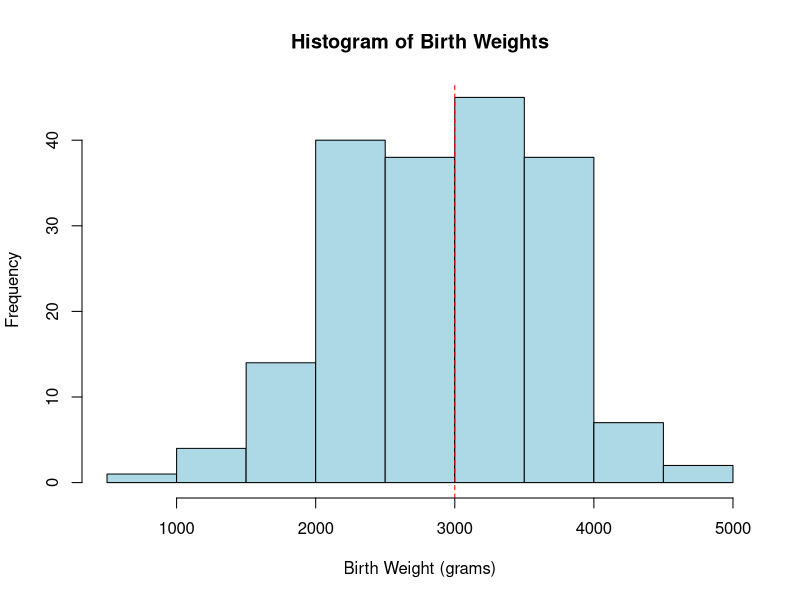

The R source for this figure:
# Author: Daniel Soden
# I declare all of this work as my own

# Importing our dataset

baby_data <- read.csv("project_data_2025.csv")

# Question 1: Hypothesis test for mean birth weight

q1_mean <- mean(baby_data$bwt) # Mean body weight of sample 
q1_sd_sample <- sd(baby_data$bwt) # Standard deviation of sample
n <- length(baby_data$bwt) # Sample size

png(file="histogram_q1.png")
hist(baby_data$bwt, main="Histogram of Birth Weights", xlab="Birth Weight (grams)", ylab="Frequency", col="lightblue")
abline(v=3000, col="red", lty=2)
dev.off()

# 3. Results
population_mean_hypothesized <- 3000
population_sd_known <- 500

z_statistic <- (q1_mean - population_mean_hypothesized) / (population_sd_known / sqrt(n))
p_value <- pnorm(z_statistic, lower.tail = FALSE)

print(paste("Sample Mean:", q1_mean))
print(paste("Sample SD:", q1_sd_sample))
print(paste("Sample Size:", n))
print(paste("Z-statistic:", z_statistic))
print(paste("P-value:", p_value))
